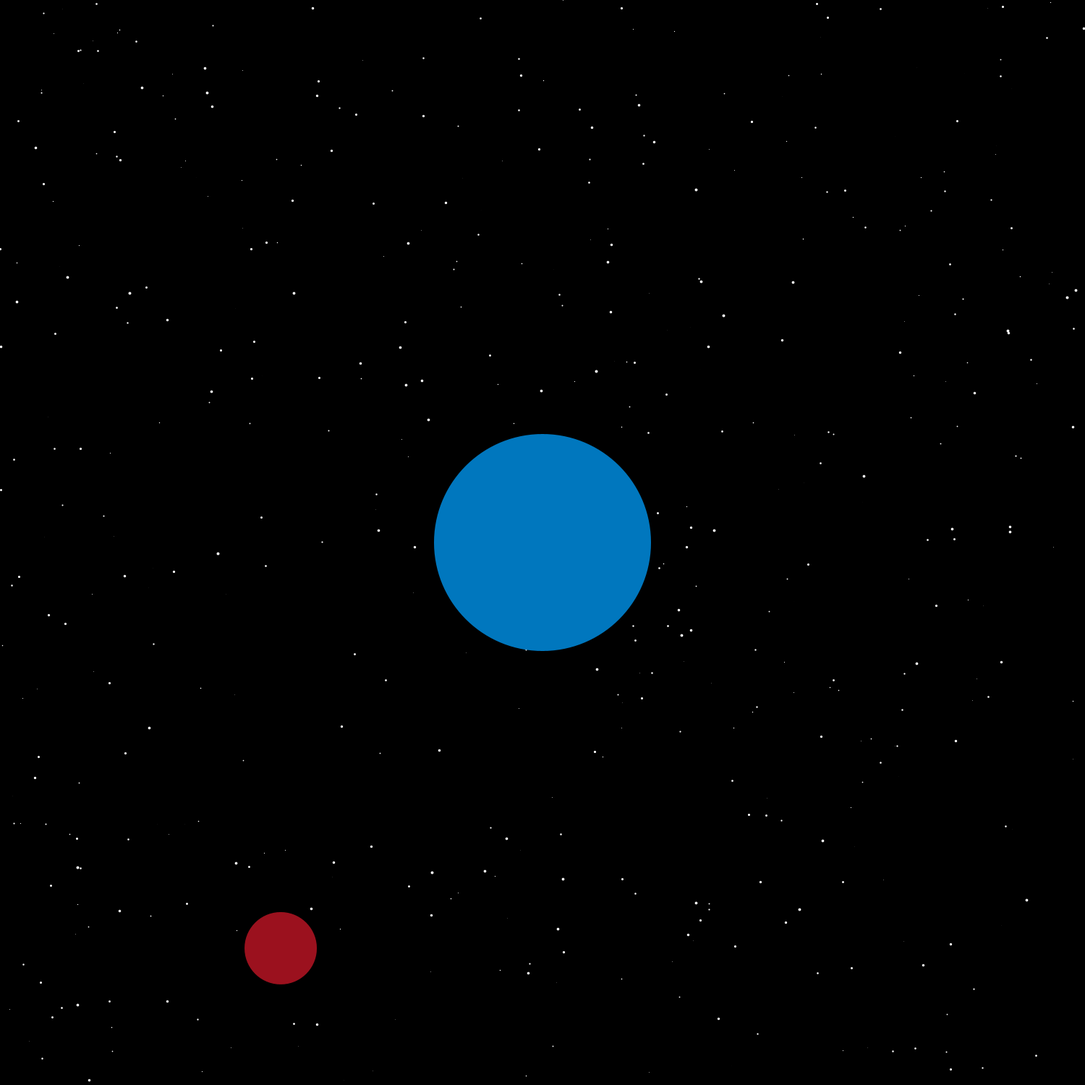
Frame 1 (no input)
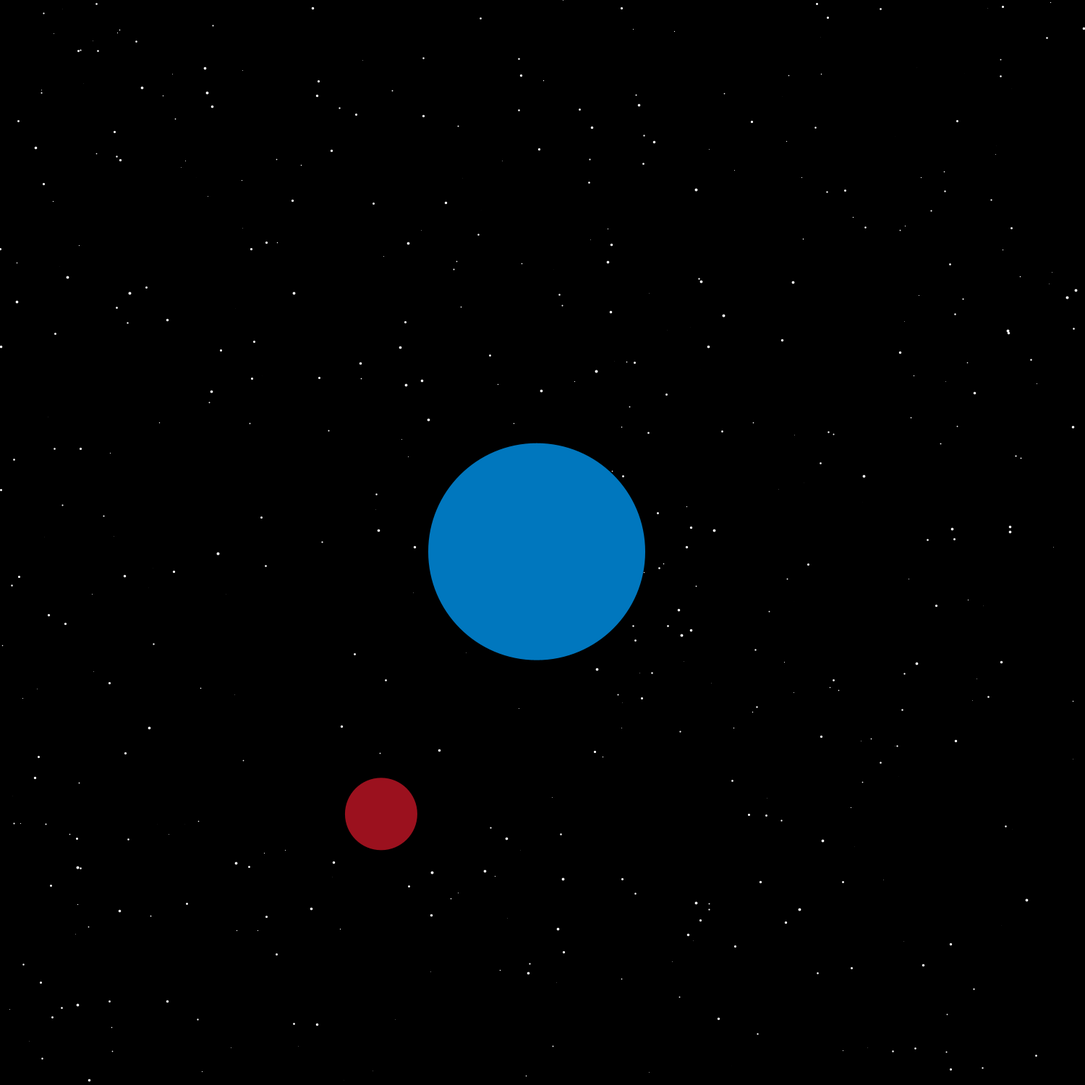
Frame 60 (the mouse pressed at the canvas centre just before this capture)
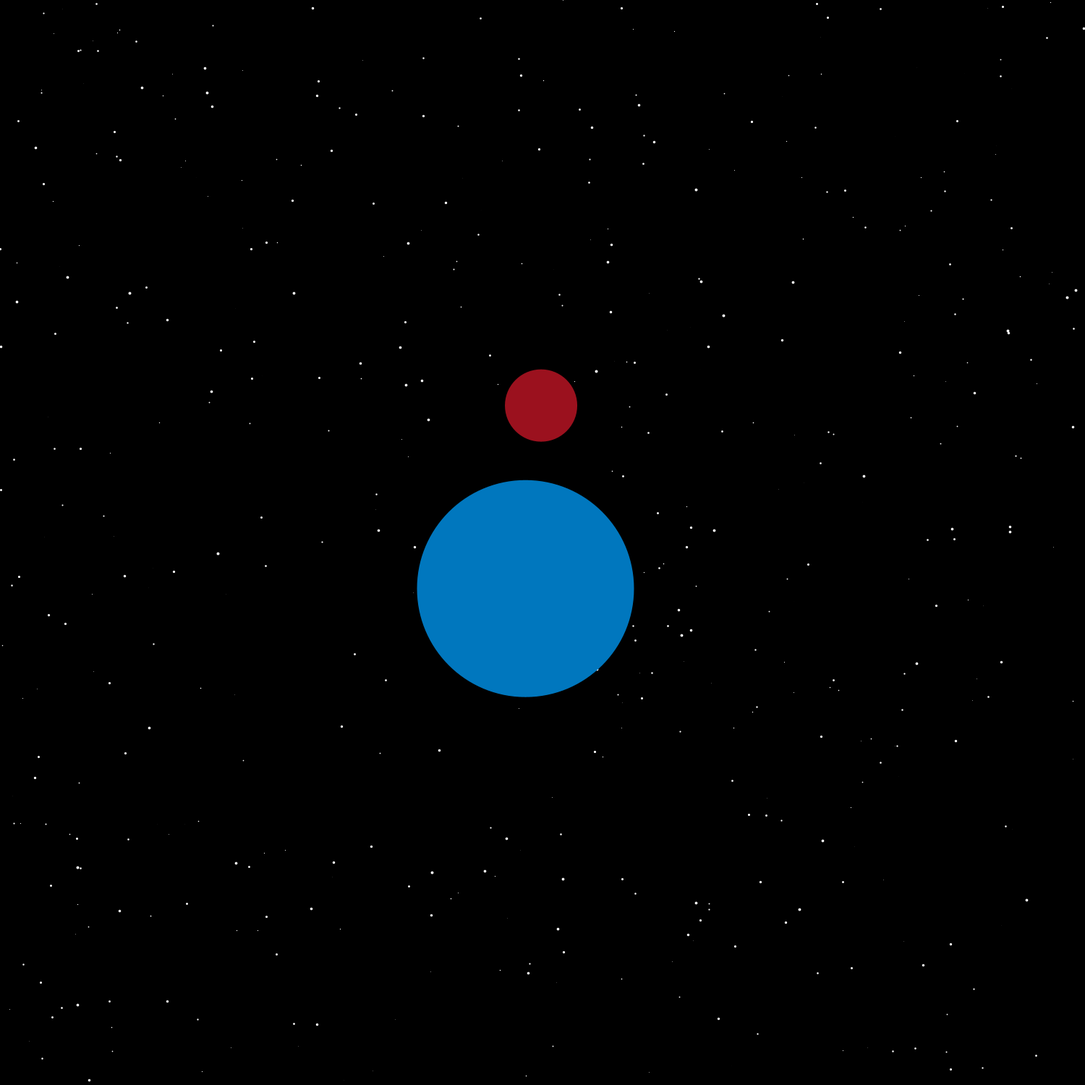
Frame 120 (the mouse held since frame 60 and released just before this capture)

The Processing sketch that drew these frames (run headless with seeded random() and noise(); from frame 60 on, the mouse is pressed at the canvas centre):

// Processing sketch: GravSim
// ── GravSim.pde
/*

Author: Pete Newman
*/

float G;
Body[] bodies;
PVector[] stars;
int starCount;
System system;


void setup(){
  size(1500, 1500);
  G = 0.05;
  starCount = 500;
  stars = new PVector[starCount];
  initStars();
  system = new System(2);

  
}

void draw(){
  background(0);
  drawStars();
  system.updateBodies();
  system.showBodies();
}

void initStars(){
  for(int i = 0; i < starCount; i ++){
    stars[i] = new PVector(random(width), random(height), random(4));
  }
}

void drawStars(){
  for(PVector p : stars){
    stroke(255);
    strokeWeight(p.z);
    point(p.x, p.y);
  }
}

// ── Body.pde
class Body {
  float r;
  float m;
  color col;
  PVector pos;
  PVector vel;
  PVector acc;
  int ix;


  Body(int ix_, float r_, PVector pos_, PVector vel_, float m_, color col_) {
    ix = ix_;
    r = r_;
    pos = pos_.copy();
    m = m_;
    col = col_;
    vel = vel_.copy();
    acc = new PVector(0, 0);
  }

  PVector attract(Body[] bodies) {
    PVector fFinal = new PVector(0, 0);
    for (int i = 0; i < bodies.length; i++) {
      if (i != ix) { //don't attract to self... d is 0 at that point though...
        float d = pos.dist(bodies[i].pos);
        PVector f = PVector.sub(pos, bodies[i].pos); //vector from pos to the other body
        f.normalize(); // make it a unit vector
        f.mult(-G*m*bodies[i].m/d); // scale it by the gravitational constant
        fFinal.add(f);
      }
    }
    return fFinal;
  }

  void applyForce(PVector f) {
    f.div(m); // take the force and divide by m to get a
    acc.add(f);
  }

  void update() {
    applyForce(attract(system.bodies));
    vel.add(acc);
    pos.add(vel);
    acc.mult(0);
  }

  void show() {
    noStroke();
    fill(col);
    ellipse(pos.x, pos.y, r, r);
  }
}

// ── System.pde
class System {
  Body[] bodies;

  System(int planetCount) {
    bodies = new Body[planetCount];
    initBodies();
  }

  void initBodies() {
    bodies[0] = new Body(0, 300, new PVector(width/2, height/2), new PVector(0, 0), 1000, color(0, 119, 190));
    bodies[1] = new Body(1, 100, new PVector(width/8+200, 7*height/8), new PVector(1, -1), 100, color(155, 17, 30));
  }

  void updateBodies() {
    for (int i = 0; i < bodies.length; i++) {
      bodies[i].update();
    }
  }
  
  void showBodies(){
    for (int i = 0; i < bodies.length; i++) {
      bodies[i].show();
    }
  }
}
